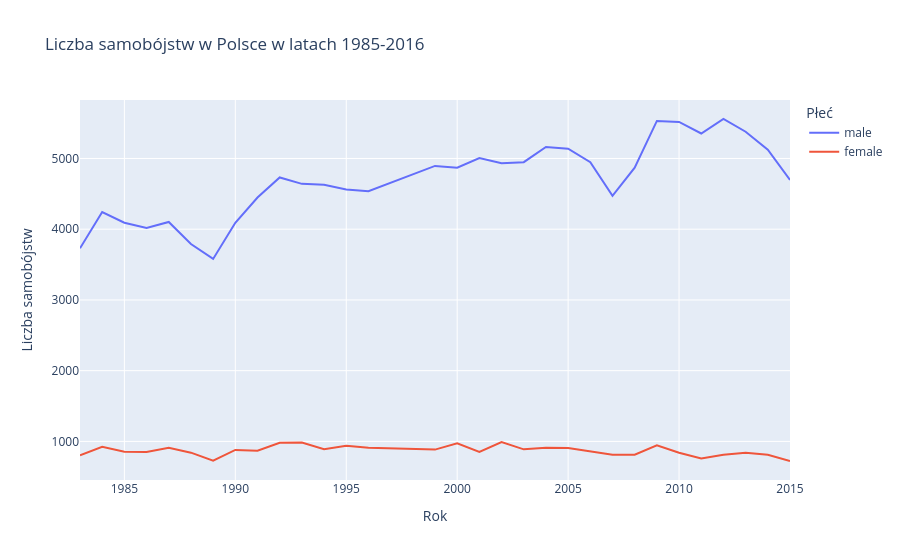

Here is the notebook cell this chart was saved with:
### Code cell
fig = px.line(
    df_poland_grouped,
    x="year",
    y ="suicides_no",
    color="sex",
    title="Liczba samobójstw w Polsce w latach 1985-2016",
    labels={"year": "Rok", "suicides_no": "Liczba samobójstw", "sex": "Płeć"},
)
fig.show()

### Figure 1 — Plotly figure (JSON) as saved in the notebook; plotly's stock layout.template omitted (floating-point values rounded to 4 significant figures)
{"data": [{"hovertemplate": "Płeć=male<br>Rok=%{x}<br>Liczba samobójstw=%{y}<extra></extra>", "legendgroup": "male", "line": {"color": "#636efa", "dash": "solid"}, "marker": {"symbol": "circle"}, "mode": "lines", "name": "male", "orientation": "v", "showlegend": true, "type": "scatter", "x": [1983, 1984, 1985, 1986, 1987, 1988, 1989, 1990, 1991, 1992, 1993, 1994, 1995, 1996, 1999, 2000, 2001, 2002, 2003, 2004, 2005, 2006, 2007, 2008, 2009, 2010, 2011, 2012, 2013, 2014, 2015], "xaxis": "x", "y": [3730, 4242, 4092, 4017, 4102, 3791, 3580, 4091, 4448, 4732, 4641, 4628, 4562, 4537, 4895, 4869, 5005, 4933, 4948, 5162, 5138, 4947, 4472, 4870, 5531, 5517, 5353, 5558, 5378, 5123, 4697], "yaxis": "y"}, {"hovertemplate": "Płeć=female<br>Rok=%{x}<br>Liczba samobójstw=%{y}<extra></extra>", "legendgroup": "female", "line": {"color": "#EF553B", "dash": "solid"}, "marker": {"symbol": "circle"}, "mode": "lines", "name": "female", "orientation": "v", "showlegend": true, "type": "scatter", "x": [1983, 1984, 1985, 1986, 1987, 1988, 1989, 1990, 1991, 1992, 1993, 1994, 1995, 1996, 1999, 2000, 2001, 2002, 2003, 2004, 2005, 2006, 2007, 2008, 2009, 2010, 2011, 2012, 2013, 2014, 2015], "xaxis": "x", "y": [805, 925, 853, 849, 910, 841, 727, 879, 868, 981, 983, 891, 937, 909, 884, 972, 850, 992, 888, 910, 907, 858, 812, 812, 946, 840, 760, 810, 840, 811, 723], "yaxis": "y"}], "layout": {"legend": {"title": {"text": "Płeć"}, "tracegroupgap": 0}, "title": {"text": "Liczba samobójstw w Polsce w latach 1985-2016"}, "xaxis": {"anchor": "y", "domain": [0, 1], "title": {"text": "Rok"}}, "yaxis": {"anchor": "x", "domain": [0, 1], "title": {"text": "Liczba samobójstw"}}}}
